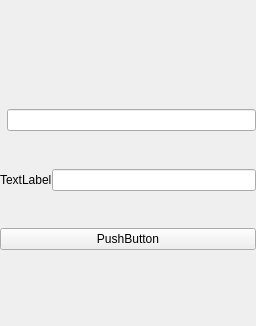
<?xml version="1.0" encoding="UTF-8"?>
<ui version="4.0">
 <class>MMAccountLogin</class>
 <widget class="QWidget" name="MMAccountLogin">
  <property name="geometry">
   <rect>
    <x>0</x>
    <y>0</y>
    <width>256</width>
    <height>326</height>
   </rect>
  </property>
  <property name="windowTitle">
   <string>Form</string>
  </property>
  <layout class="QGridLayout" name="gridLayout" rowstretch="2,5">
   <property name="leftMargin">
    <number>0</number>
   </property>
   <property name="topMargin">
    <number>0</number>
   </property>
   <property name="rightMargin">
    <number>0</number>
   </property>
   <property name="bottomMargin">
    <number>0</number>
   </property>
   <property name="spacing">
    <number>0</number>
   </property>
   <item row="0" column="0">
    <widget class="QWidget" name="widget" native="true">
     <layout class="QVBoxLayout" name="verticalLayout">
      <property name="leftMargin">
       <number>0</number>
      </property>
      <property name="topMargin">
       <number>0</number>
      </property>
      <property name="rightMargin">
       <number>0</number>
      </property>
      <property name="bottomMargin">
       <number>0</number>
      </property>
      <item>
       <layout class="QHBoxLayout" name="horizontalLayout">
        <item>
         <widget class="QLabel" name="label_mm_icon">
          <property name="text">
           <string/>
          </property>
         </widget>
        </item>
       </layout>
      </item>
     </layout>
    </widget>
   </item>
   <item row="1" column="0">
    <widget class="QWidget" name="widget_2" native="true">
     <layout class="QVBoxLayout" name="verticalLayout_3">
      <property name="leftMargin">
       <number>0</number>
      </property>
      <property name="topMargin">
       <number>0</number>
      </property>
      <property name="rightMargin">
       <number>0</number>
      </property>
      <property name="bottomMargin">
       <number>0</number>
      </property>
      <item>
       <layout class="QVBoxLayout" name="verticalLayout_2">
        <item>
         <widget class="QWidget" name="widget_4" native="true">
          <layout class="QVBoxLayout" name="verticalLayout_5">
           <property name="spacing">
            <number>0</number>
           </property>
           <property name="leftMargin">
            <number>0</number>
           </property>
           <property name="topMargin">
            <number>0</number>
           </property>
           <property name="rightMargin">
            <number>0</number>
           </property>
           <property name="bottomMargin">
            <number>0</number>
           </property>
           <item>
            <layout class="QHBoxLayout" name="horizontalLayout_4">
             <property name="spacing">
              <number>0</number>
             </property>
             <item>
              <widget class="QLabel" name="label_account_icon">
               <property name="text">
                <string/>
               </property>
              </widget>
             </item>
             <item>
              <widget class="QLineEdit" name="edit_account"/>
             </item>
            </layout>
           </item>
          </layout>
         </widget>
        </item>
        <item>
         <widget class="QWidget" name="widget_6" native="true">
          <layout class="QVBoxLayout" name="verticalLayout_6">
           <property name="leftMargin">
            <number>0</number>
           </property>
           <property name="topMargin">
            <number>0</number>
           </property>
           <property name="rightMargin">
            <number>0</number>
           </property>
           <property name="bottomMargin">
            <number>0</number>
           </property>
           <item>
            <layout class="QHBoxLayout" name="horizontalLayout_3">
             <property name="spacing">
              <number>0</number>
             </property>
             <item>
              <widget class="QLabel" name="label_password_icon">
               <property name="text">
                <string>TextLabel</string>
               </property>
              </widget>
             </item>
             <item>
              <widget class="QLineEdit" name="edit_password"/>
             </item>
            </layout>
           </item>
          </layout>
         </widget>
        </item>
        <item>
         <widget class="QWidget" name="widget_5" native="true">
          <layout class="QVBoxLayout" name="verticalLayout_4">
           <property name="leftMargin">
            <number>0</number>
           </property>
           <property name="topMargin">
            <number>0</number>
           </property>
           <property name="rightMargin">
            <number>0</number>
           </property>
           <property name="bottomMargin">
            <number>0</number>
           </property>
           <item>
            <layout class="QHBoxLayout" name="horizontalLayout_2">
             <item>
              <widget class="QPushButton" name="pushButton">
               <property name="text">
                <string>PushButton</string>
               </property>
              </widget>
             </item>
            </layout>
           </item>
          </layout>
         </widget>
        </item>
        <item>
         <widget class="QWidget" name="widget_3" native="true"/>
        </item>
       </layout>
      </item>
     </layout>
    </widget>
   </item>
  </layout>
 </widget>
 <resources/>
 <connections/>
</ui>
